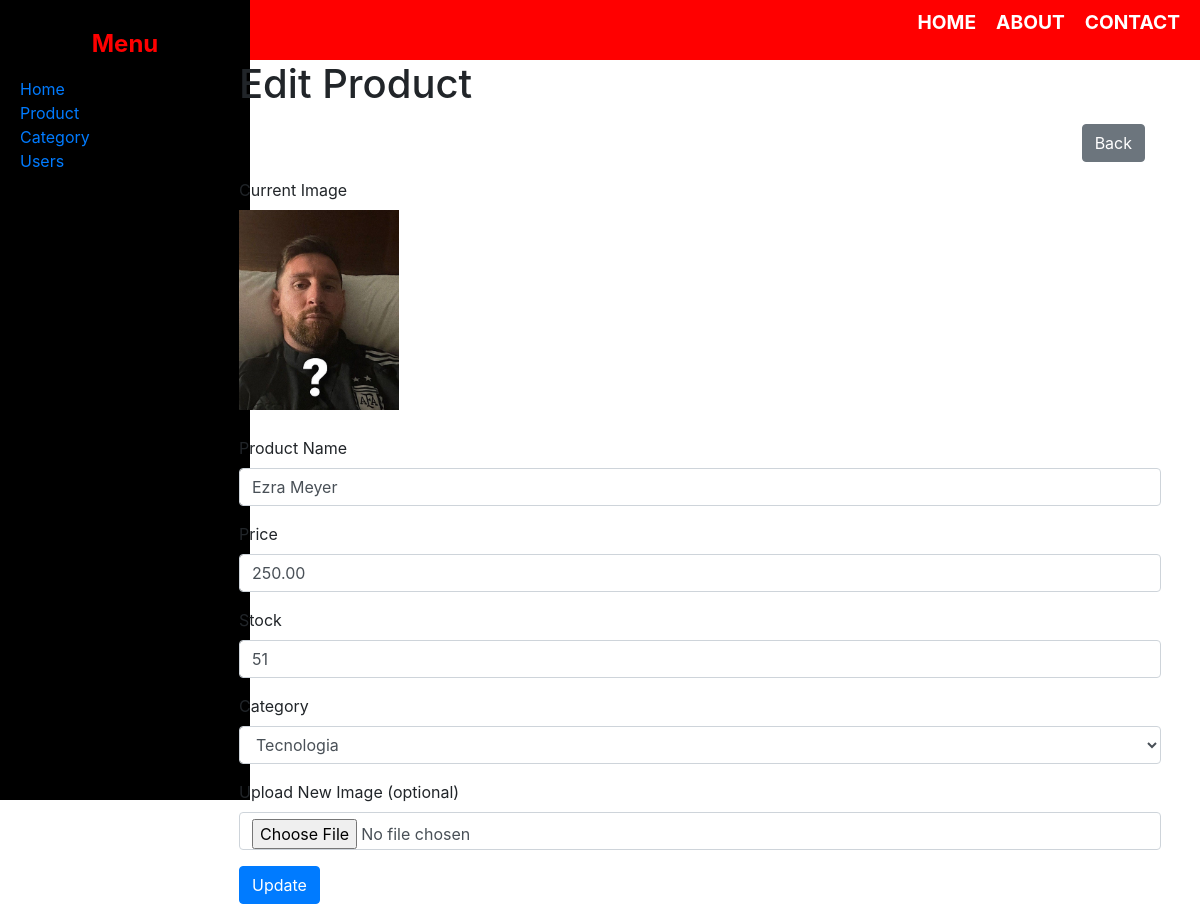
/products/edit/3/, run on the app's committed database.
### products/models.py (models this page shows, shortened)
class Product(models.Model):
    name = models.CharField(max_length=100)
    price = models.DecimalField(max_digits=10, decimal_places=2)
    stock = models.IntegerField()
    image = models.ImageField(upload_to='products/', null=True, blank=True)
    category = models.ForeignKey(Category, on_delete=models.CASCADE, related_name='products', null=True, blank=True)

### categories/models.py (models this page shows, shortened)
class Category(models.Model):
    name = models.CharField(max_length=100)

### products/views.py (the view)
# urls.py: path('edit/<int:pk>/', edit_product, name='edit_product'),
def edit_product(request, pk):
    product = Product.objects.get(pk=pk)
    if request.method == 'POST':
        form = ProductForm(request.POST, request.FILES, instance=product)
        if form.is_valid():
            form.save()
            return redirect('product_list')
    else:
        form = ProductForm(instance=product)
    return render(request, 'products/edit_product.html', {'form': form, 'product': product})

### products/forms.py
class ProductForm(forms.ModelForm):
    category = forms.ModelChoiceField(queryset=Category.objects.all())
    class Meta:
        model = Product
        fields = ['name', 'price', 'stock', 'image', 'category']

### products/templates/products/edit_product.html (shortened to what this page needs)
{% extends 'base.html' %}
{% block content %}
    <div class="container">
        <h1>Edit Product</h1>
        <div class="d-flex justify-content-end m-3">
            <a href="{% url 'product_list' %}" class="btn btn-secondary">Back</a>
        </div>
        <form method="POST" enctype="multipart/form-data">
            {% if product.image %}
                <div class="form-group">
                    <label>Current Image</label><br>
                    <img src="{{ product.image.url }}" alt="{{ product.name }}" style="max-width: 200px; max-height: 200px; margin-bottom: 10px;">
                </div>
            {% endif %}
            <div class="form-group">
                <label for="name">Product Name</label>
                <input type="text" class="form-control" id="name" name="name" value="{{ product.name }}" required>
            </div>
            <div class="form-group">
                <label for="price">Price</label>
                <input type="number" class="form-control" id="price" name="price" value="{{ product.price }}" required>
            </div>
            <div class="form-group">
                <label for="stock">Stock</label>
                <input type="number" class="form-control" id="stock" name="stock" value="{{ product.stock }}" required>
            </div>
            <div class="form-group">
                <label for="category">Category</label>
                <select class="form-control" id="category" name="category">
                    {% for category in form.category.field.queryset %}
                        <option value="{{ category.id }}" {% if category.id == product.category.id %}selected{% endif %}>{{ category.name }}</option>
                    {% endfor %}
                </select>
            </div>
            <div class="form-group">
                <label for="image">Upload New Image (optional)</label>
                <input type="file" class="form-control" id="image" name="image">
            </div>
            <button type="submit" class="btn btn-primary">Update</button>
        </form>
    </div>
{% endblock %}

### data on the page
Product: image (picture), name "Ezra Meyer", price "250.00", stock "51", category "Tecnologia"
